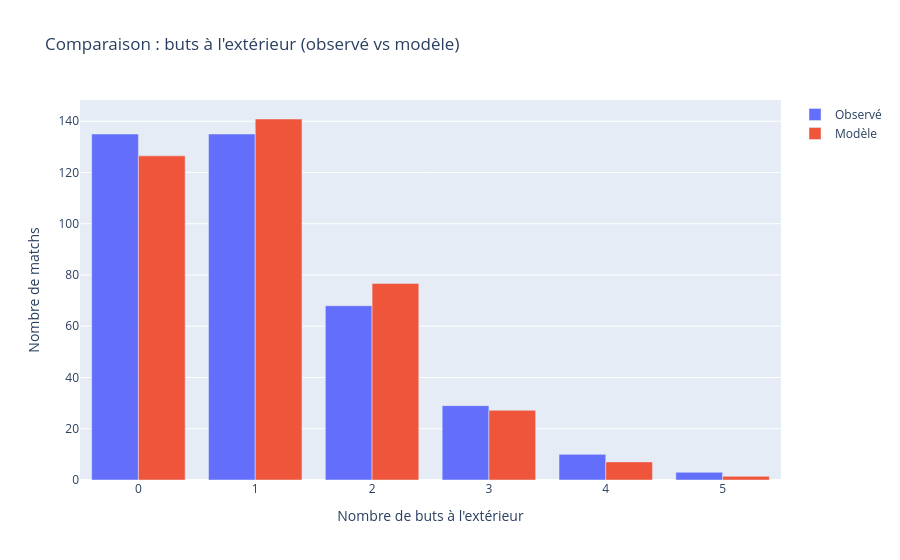

This figure's notebook cell:
### Code cell
fig = go.Figure()

fig.add_bar(
    x=nb_matchs_buts_ext['nb_buts_ext'],
    y=nb_matchs_buts_ext['nb_matchs'],
    name='Observé'
)

fig.add_bar(
    x=nb_matchs_buts_ext['nb_buts_ext'],
    y=nb_matchs_buts_ext['predictions'],
    name='Modèle'
)

fig.update_layout(
    barmode='group',
    title="Comparaison : buts à l'extérieur (observé vs modèle)",
    xaxis_title="Nombre de buts à l'extérieur",
    yaxis_title="Nombre de matchs"
)

fig.show()

### Figure 1 — Plotly figure (JSON) as saved in the notebook; plotly's stock layout.template omitted (floating-point values rounded to 4 significant figures)
{"data": [{"name": "Observé", "type": "bar", "x": [0, 1, 2, 3, 4, 5], "y": [135, 135, 68, 29, 10, 3]}, {"name": "Modèle", "type": "bar", "x": [0, 1, 2, 3, 4, 5], "y": [126.5, 140.9, 76.69, 27.21, 7.07, 1.435]}], "layout": {"barmode": "group", "title": {"text": "Comparaison : buts à l'extérieur (observé vs modèle)"}, "xaxis": {"title": {"text": "Nombre de buts à l'extérieur"}}, "yaxis": {"title": {"text": "Nombre de matchs"}}}}
